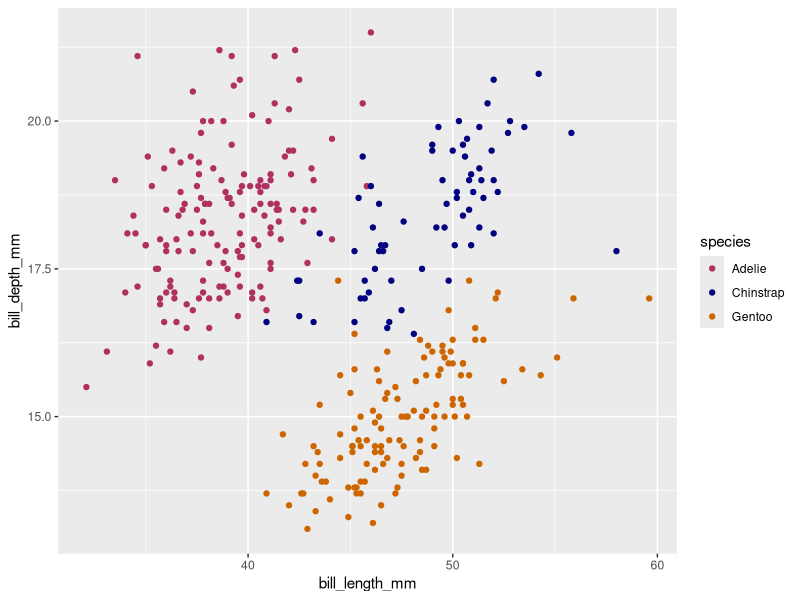
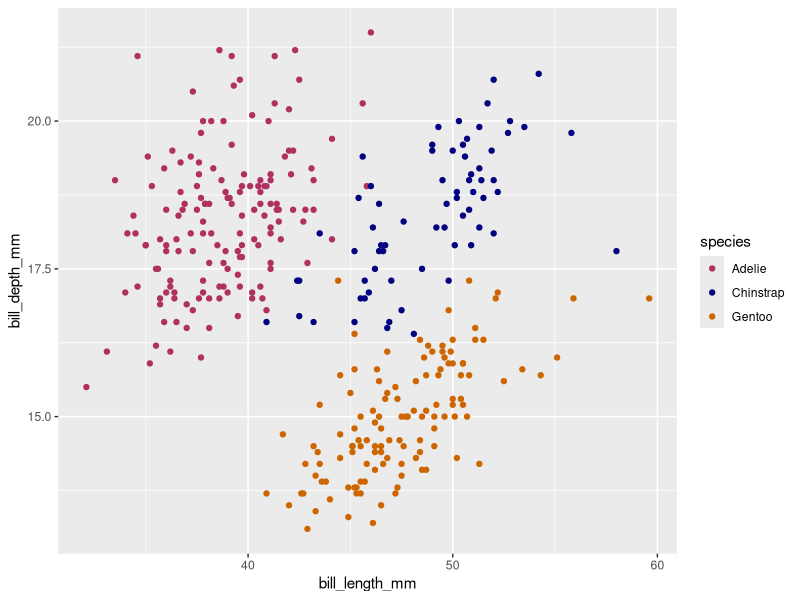
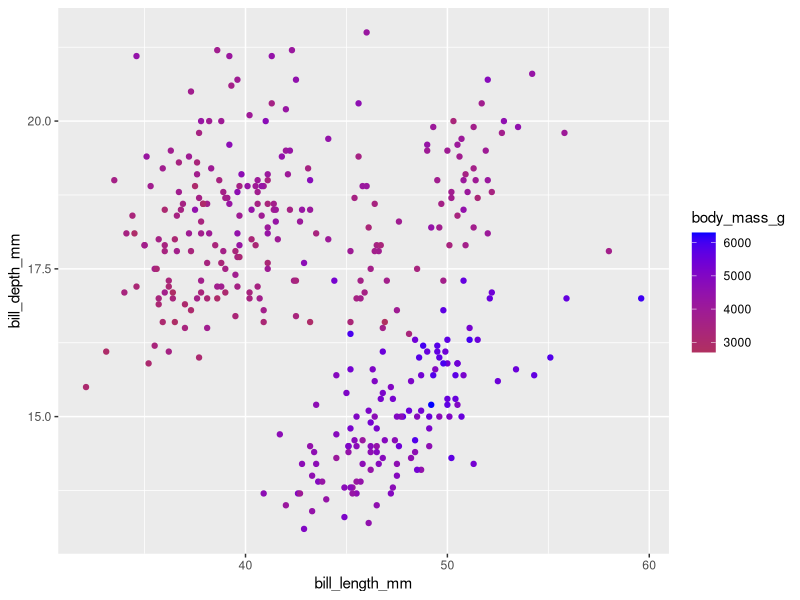
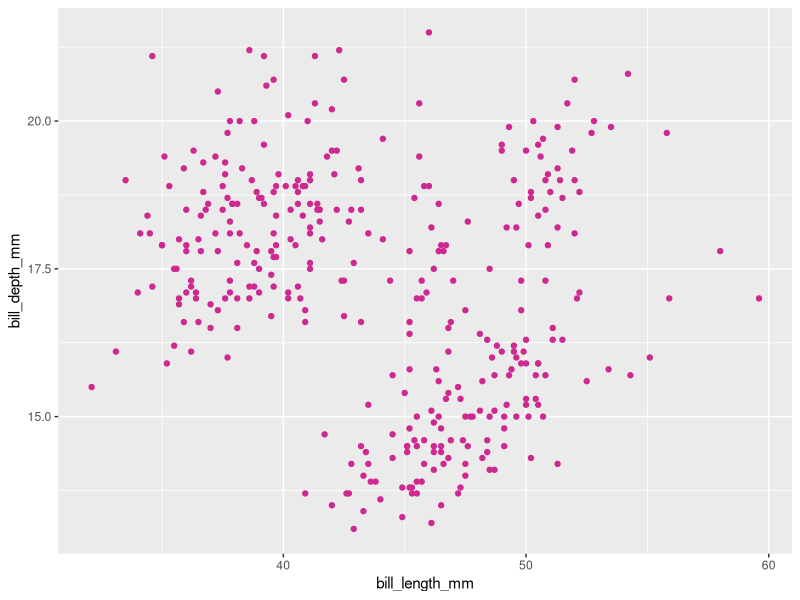
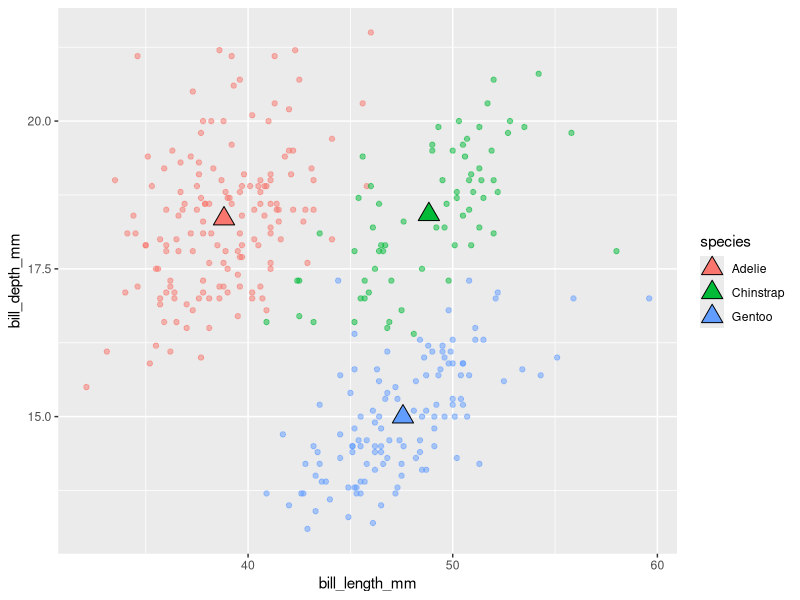
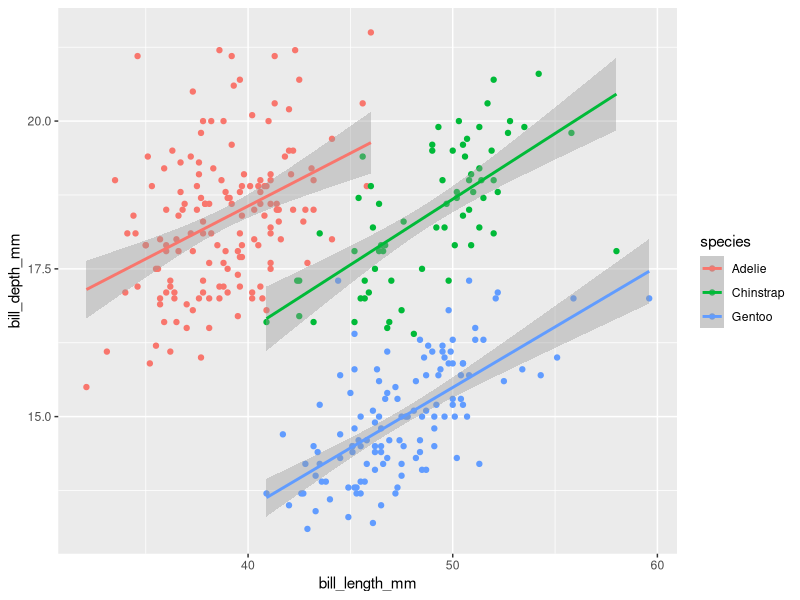
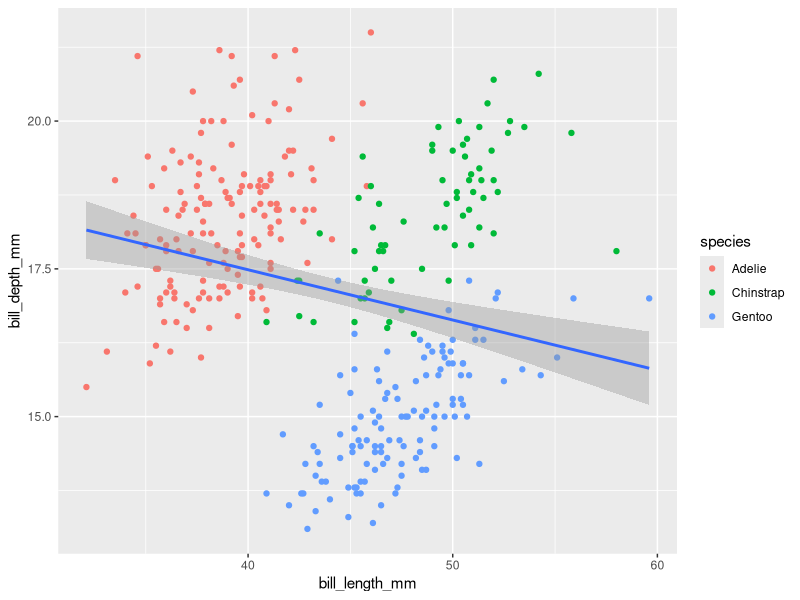
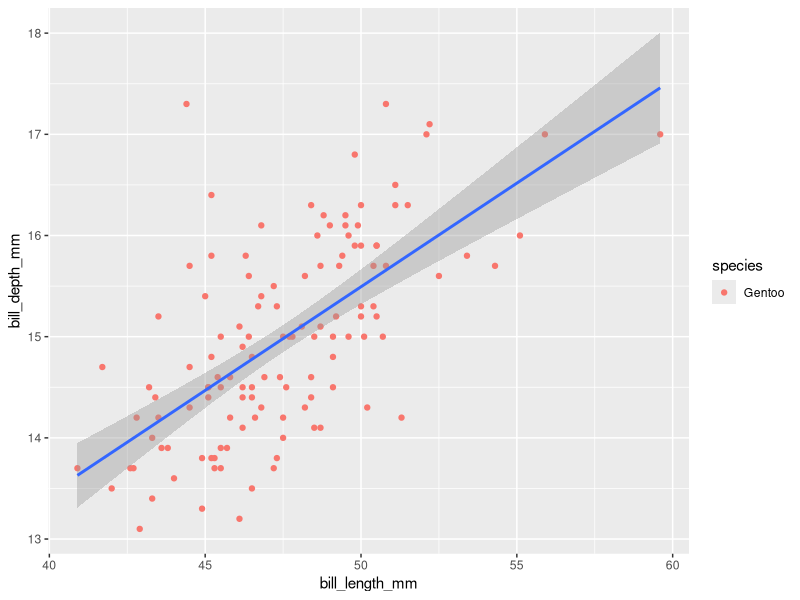

Here is the R script that generated these plots, in order:
## ---- chunk 1
#| eval: true
#| echo: true
#| message: false
#| warning: false
# load packages ----
library(tidyverse)
library(palmerpenguins)
## ---- chunk 2
# create some untidy temperature data ----
temp_data_wide <- tribble(
  ~date, ~station1, ~station2,  ~station3,
  "2023-10-01", 30.1, 29.8,  31.2,
  "2023-11-01", 28.6, 29.1,  33.4,
  "2023-12-01", 29.9, 28.5,  32.3
)

# print it out ----
print(temp_data_wide)
## ---- chunk 3
# convert data from wide > long ----
temp_data_long <- temp_data_wide |> 
  pivot_longer(cols = starts_with("station"),
               names_to = "station_id",
               values_to = "temp_c")

# print it out ----
print(temp_data_long)
## ---- chunk 4
#| warning: false
ggplot(data = penguins, 
       mapping = aes(x = bill_length_mm, y = bill_depth_mm, color = species)) + # Scaling 
  geom_point() +
  scale_color_manual(values = c("maroon", "navy", ("darkorange3")))

## ---- chunk 5
#| warning: false
ggplot(data = penguins, 
       mapping = aes(x = bill_length_mm, y = bill_depth_mm, color = species)) + # Scaling 
  geom_point() +
  scale_color_manual(values = c("maroon", "navy", ("darkorange3")))
## ---- chunk 6
#| warning: false
ggplot(data = penguins, 
       mapping = aes(x = bill_length_mm, y = bill_depth_mm, color = body_mass_g)) + # Scaling 
  geom_point() +
  scale_color_gradient(low = "maroon", high = "blue")
## ---- chunk 7
ggplot(data = penguins, 
       mapping = aes(x = bill_length_mm, y = bill_depth_mm)) + # Scaling 
  geom_point(color = "maroon3")

## ---- chunk 8
#| warning: false
# ~ CODE ALONG HERE ~
## ---- chunk 9
#| warning: false
#| message: false
# create a separate penguins_summary df ----
penguins_summary <- penguins |>
  drop_na() |> 
  group_by(species) |> 
  summarize(
    mean_bill_length_mm = mean(bill_length_mm),
    mean_bill_depth_mm = mean(bill_depth_mm)
  )

# create ggplot with layers from different dfs ----
ggplot() +
  geom_point(data = penguins, 
             mapping = aes(x = bill_length_mm, y = bill_depth_mm, color = species), 
             alpha = 0.5) +
  geom_point(data = penguins_summary,
             mapping = aes(x = mean_bill_length_mm, y = mean_bill_depth_mm, fill = species),
             size = 5, shape = 24)
## ---- chunk 10
#| warning: false
#| message: false
# scatterplot with lms fitted to species ---- 
ggplot(data = penguins, 
       mapping = aes(x = bill_length_mm, y = bill_depth_mm, color = species)) + # Scaling 
  geom_point() +
  geom_smooth(method = "lm")
## ---- chunk 11
#| warning: false
#| message: false
# scatterplot with lm fitted to entire data set ---- 
ggplot(penguins, aes(x = bill_length_mm, y = bill_depth_mm)) +
  geom_point(aes(color = species)) +
  geom_smooth(method = "lm")

## ---- chunk 12
#| warning: false
# filter for Gentoo penguins, then pipe into ggplot ----
penguins %>% 
  filter(species == "Gentoo") %>% 
  ggplot(aes(x = bill_length_mm, y = bill_depth_mm)) +
  geom_point(aes(color = species)) +
  geom_smooth(method = "lm") 
## ---- chunk 13
#| warning: false
# ~ CODE ALONG HERE ~
ggplot(penguins, aes(x = species)) +
  geom_bar()
## ---- chunk 14
#| warning: false

# new summarized df ----
penguin_summary <- penguins |> 
  count(species) 

# generate bar heights based on "identity" of values in `n` column ----

ggplot(penguin_summary, aes(x = species, y = n)) +
  geom_bar(stat = "identity", fill = "firebrick")

## ---- chunk 15
#| warning: false
ggplot(penguins, aes(x = species, y = after_stat(prop), group = 1)) +
  geom_bar()
## ---- chunk 16
#| warning: false
ggplot(penguins, aes(x = species, fill = island)) +
  geom_bar(position = "fill")
## ---- chunk 17
#| warning: false
ggplot(penguins, aes(x = species, fill = island)) +
  geom_bar(position = "dodge") 
## ---- chunk 18
#| warning: false
# ~ CODE ALONG HERE ~
## ---- chunk 19
#| warning: false
ggplot(penguins, aes(x = species, fill = island)) +
  geom_bar(position = position_dodge2(preserve = "single")) 
## ---- chunk 20
#| warning: false
ggplot(penguins, aes(x = species)) +
  geom_bar() +
  coord_cartesian()
## ---- chunk 21
#| warning: false
ggplot(penguins, aes(x = species)) +
  geom_bar() +
  coord_flip()
## ---- chunk 22
#| warning: false
ggplot(penguins, aes(x = species)) +
  geom_bar() +
  coord_polar()
## ---- chunk 23
#| warning: false
# ~ CODE ALONG HERE ~
## ---- chunk 24
#| warning: false
ggplot(penguins, aes(x = species)) +
  geom_bar() +
  theme_linedraw()
## ---- chunk 25
ggplot(penguins, aes(x = species)) +
  geom_bar() +
  theme_linedraw() +
  theme(
  axis.title = element_text(size = 45, color = "maroon3")
  )
## ---- chunk 26
#| warning: false
#| message: false
ggplot(penguins, aes(x = flipper_length_mm, fill = species)) +
  geom_histogram(position = "identity", alpha = .7) +
  scale_fill_manual(values = c("maroon4", "navy", "yellow3")) +
  labs(x = "Flipper length (mm)", 
      y = "Frequency",
  fill = "Species",
  title = "Penguin Flipper Lengths") +
  facet_wrap(~species, ncol = 1)
  
